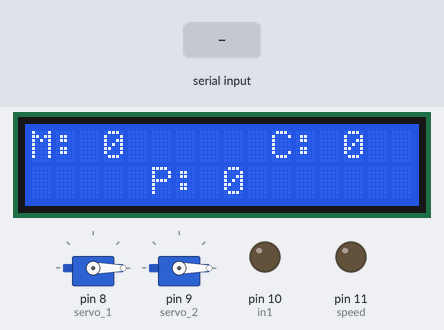
Simulated run of this sketch. Board: Arduino Uno, built for the host (arithmetic inside an expression is 32-bit, double 64-bit). Shown: 16×2 character LCD, 2 × servo, output pins drawn as LEDs (lit = HIGH). The test bench sets the inputs (shaded band).

Above: at 1.2 s.
1.3 s: "Plastic\n" received over Serial
At 2.7 s:
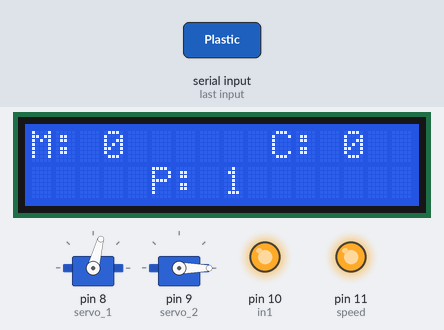
At 17.3 s:
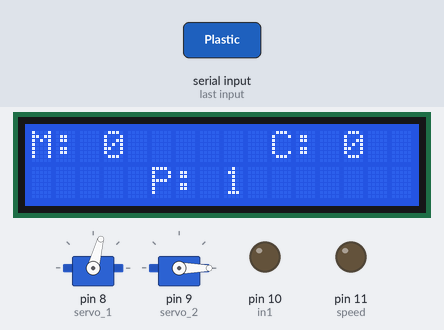
Timing chart, 0 to 17.8 s (numbered marks = the images above; inputs shaded):
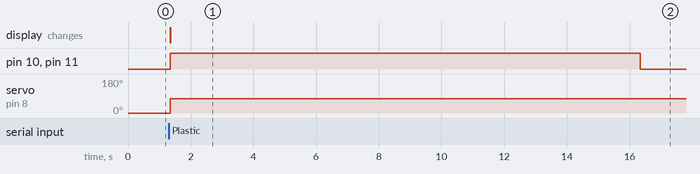

The sketch:

coded.ino
```cpp
#include <Wire.h>
#include <LiquidCrystal_I2C.h>
#include <Servo.h>

LiquidCrystal_I2C lcd(0x27, 16, 2);

Servo servo_1;
Servo servo_2;

int speed = 11;
int in1 = 10;


int metal_sayisi = 0;
int cam_sayisi = 0;
int plastik_sayisi = 0;

void setup() {
  Serial.begin(115200);
  while(!Serial){}

  Wire.begin();
  lcd.begin(16, 2);
  lcd.backlight();

  servo_1.attach(8);
  servo_2.attach(9);
  servo_1.write(0);
  servo_2.write(0);

  pinMode(speed, OUTPUT);
  pinMode(in1, OUTPUT);

  lcd.setCursor(0, 0);
  lcd.print("M: " + String(metal_sayisi)+ "     " + " C: " + String(cam_sayisi));
  lcd.setCursor(0, 1);
  lcd.print("     P: " + String(plastik_sayisi));
}


void loop() {

  if(Serial.available()>0){

    String message = Serial.readStringUntil('\n');
    delay(15);

    if(message == "Plastic"){
      plastik_sayisi += 1;
      lcd.clear();
      lcd.setCursor(0, 0);
      lcd.print("M: " + String(metal_sayisi)+ "     " + " C: " + String(cam_sayisi));
      lcd.setCursor(0, 1);
      lcd.print("     P: " + String(plastik_sayisi));

      servo_1.write(75);
      servo_2.write(0);

      digitalWrite(in1, HIGH);
      analogWrite(speed,255);
      delay(15000);
      digitalWrite(in1, LOW);
      analogWrite(speed,0);
    }

    if(message == 'Glass'){

      cam_sayisi +=1;
      lcd.clear();
      lcd.setCursor(0, 0);
      lcd.print("M: " + String(metal_sayisi)+ "     " + " C: " + String(cam_sayisi));
      lcd.setCursor(0, 1);
      lcd.print("     P: " + String(plastik_sayisi));

      servo_1.write(0);
      servo_2.write(0);

      digitalWrite(in1, HIGH);
      analogWrite(speed,255);
      delay(10000);
      digitalWrite(in1, LOW);
      analogWrite(speed,0);

    }

    if(message == 'Metal'){

      metal_sayisi +=1;
      lcd.clear();
      lcd.setCursor(0, 0);
      lcd.print("M: " + String(metal_sayisi)+ "     " + " C: " + String(cam_sayisi));
      lcd.setCursor(0, 1);
      lcd.print("     P: " + String(plastik_sayisi));

      servo_1.write(0);
      servo_2.write(50);

      digitalWrite(in1, HIGH);
      analogWrite(speed,255);
      delay(15000);
      digitalWrite(in1, LOW);
      analogWrite(speed,0);
    }

  }

  lcd.setCursor(0, 0);
  lcd.print("M: " + String(metal_sayisi)+ "     " + " C: " + String(cam_sayisi));
  lcd.setCursor(0, 1);
  lcd.print("     P: " + String(plastik_sayisi));

}
```

Measured:
- after the input at 1.3 s, pin 10 (in1), pin 11 (speed): LOW → HIGH after 0.05 s, → LOW 15.0 s later; servo on pin 8 (servo_1): 0° → 75° after 0.05 s; the display: changes after 0.05 s (image 1)
